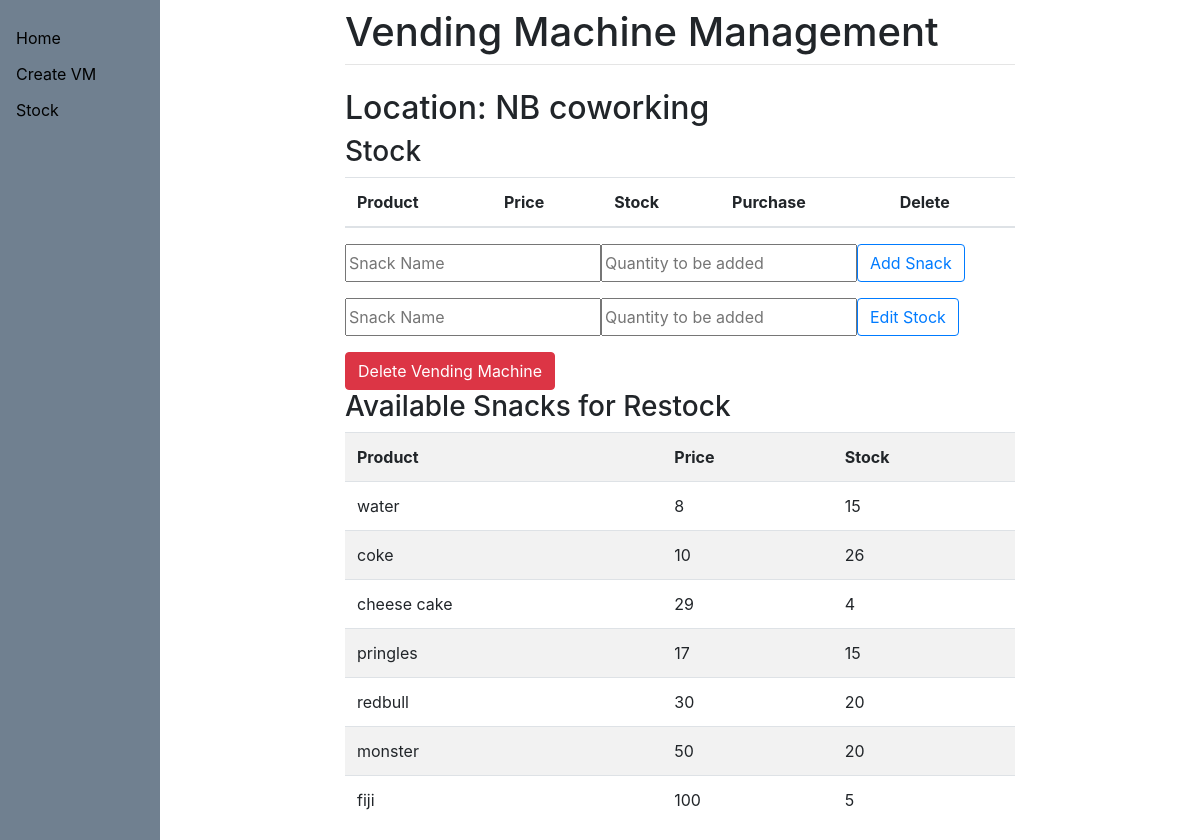
Screenshot of /add_snack_to_vm/2 with the database file from the repository.
### vending/models.py (models this page shows, shortened)
class VendingMachine(models.Model):
    location = models.CharField(max_length=200)

class Snacks(models.Model):
    name = models.CharField(max_length=200)
    price = models.IntegerField()
    totalQuantity = models.IntegerField()
    availableQuantity = models.IntegerField(default=0)

### vending/views.py (the view, shortened to what this page needs)
# urls.py: path("add_snack_to_vm/<int:vm_id>", views.add_snack_to_vm, name="addSnackToVM"),
def add_snack_to_vm(response, vm_id):
    vm = VendingMachine.objects.get(id=vm_id)
    snack_name = response.POST.get("snackName")
    return vending_machine(response, vm.location)

### vending/views.py (called while the page is built)
def vending_machine(response, loc):
    if VendingMachine.objects.filter(location=loc).count() == 0:
        return render(response, "vending/pageNotFound.html", {})
    vm = VendingMachine.objects.get(location=loc)
    stock = Stock.objects.filter(vendingMachine=vm)
    snacks = Snacks.objects.all()
    if response.method == "GET":
        return render(response, "vending/vendingMachine.html", {"vm": vm, "stock": stock, "snacks": snacks})
    return render(response, "vending/vendingMachine.html", {"vm": vm, "stock": stock, "snacks": snacks})

### vending/templates/vending/vendingMachine.html (shortened to what this page needs)
{% extends "vending/base.html" %}
{% block content %}
<h2>Location: {{ vm.location }}</h2>
<h3>Stock</h3>
<table class="table table-striped">
    <thead>
    <tr>
        <th scope="col">Product</th>
        <th scope="col">Price</th>
        <th scope="col">Stock</th>
        <th scope="col">Purchase</th>
        <th scope="col">Delete</th>
    </tr>
    </thead>
</table>
<div class="addSnack">
    <form method="post" , action="/add_snack_to_vm/{{ vm.id}}" class="form-group">
        <div class="input-group mb-3">
            <input type="text" name="snackName" placeholder="Snack Name">
            <input type="number" name="snackQty" placeholder="Quantity to be added">
            <button type="submit" name="addSnack" value="newSnack" class="btn btn-outline-primary">Add Snack
            </button>
        </div>
    </form>
</div>
<div class="editStock">
    <form method="post" , action="/edit_stock_vm/{{ vm.id }}" class="form-group">
        <div class="input-group mb-3">
            <input type="text" name="snackName" placeholder="Snack Name">
            <input type="number" name="snackQty" placeholder="Quantity to be added">
            <button type="submit" name="editStock" value="editStock" class="btn btn-outline-primary">Edit Stock
            </button>
        </div>
    </form>
</div>
<div>
    <a href="/deleteVM/{{vm.id}}">
        <button type="submit" class="btn btn-danger" onclick="return confirm('Are you Sure?');">Delete Vending
            Machine
        </button>
    </a>
</div>
<h3>Available Snacks for Restock</h3>
<table class="table table-striped">
    <tr>
        <th scope="col">Product</th>
        <th scope="col">Price</th>
        <th scope="col">Stock</th>
    </tr>
    {% for snack in snacks %}
    {% if snack.stock != 0 %}
    <tr>
        <td>{{ snack.name }}</td>
        <td>{{ snack.price }}</td>
        <td>{{ snack.availableQuantity }}</td>
    </tr>
    {% endif %}
    {% endfor %}
</table>
{% endblock %}

### rows the page displays
VendingMachine: location "NB coworking"
Snacks: name "water", price "8", availableQuantity "15"
Snacks: name "coke", price "10", availableQuantity "26"
Snacks: name "cheese cake", price "29", availableQuantity "4"
Snacks: name "pringles", price "17", availableQuantity "15"
Snacks: name "redbull", price "30", availableQuantity "20"
Snacks: name "monster", price "50", availableQuantity "20"
Snacks: name "fiji", price "100", availableQuantity "5"
